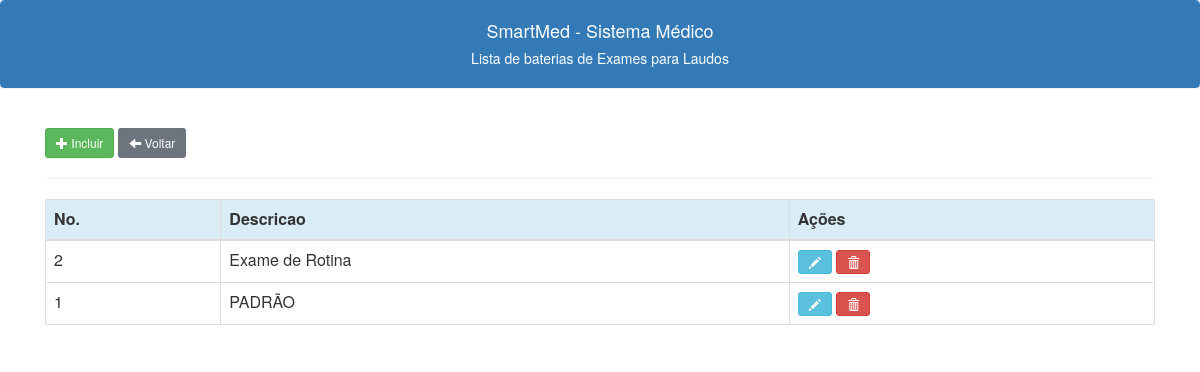
Page /cadastros/itenslaudos/baterias_lista.php on the committed database.
### tables this page shows
CREATE TABLE IF NOT EXISTS `bateria` (
  `id` int NOT NULL AUTO_INCREMENT,
  `descricao` varchar(200) NOT NULL DEFAULT '',
  `exames` blob,
  PRIMARY KEY (`id`)
);

### cadastros/itenslaudos/baterias_lista.php (the view, shortened to what this page needs)
<?php
include("../../conexao.php");
include("../../links.php");
?>
<!doctype html>
<html lang="en">
<head>
</head>
<body>
<body>
    <div class="panel panel-primary class">
        <div class="panel-heading text-center">
            <h4>SmartMed - Sistema Médico</h4>
            <h5>Lista de baterias de Exames para Laudos<h5>
        </div>
    </div>
    <br>
    <div class="container -my5">
        <a class="btn btn-success btn-sm" href="/smedweb/cadastros/itenslaudos/baterias_novo.php"><span class="glyphicon glyphicon-plus"></span> Incluir</a>
        <a class="btn btn-secondary btn-sm" href="/smedweb/cadastros/itenslaudos/itenslaudos_lista.php"><span class="glyphicon glyphicon-arrow-left"></span> Voltar</a>
        <hr>
        <table class="table display table-bordered tabexames">
            <thead class="thead">
                <tr class="info">
                    <th scope="col">No.</th>
                    <th scope="col">Descricao</th>
                    <th scope="col">Ações</th>
                </tr>
            </thead>
            <tbody>
                <?php
                $c_sql = "SELECT bateria.id, bateria.descricao FROM bateria ORDER BY bateria.descricao";
                $result = $conection->query($c_sql);
                while ($c_linha = $result->fetch_assoc()) {
                    echo "
                    <tr>
                    <td>$c_linha[id]</td>
                    <td>$c_linha[descricao]</td>
                    <td>
                    <a class='btn btn-info btn-sm' title='Editar Exame ' href='/smedweb/cadastros/itenslaudos/baterias_editar.php?id=$c_linha[id]'><span class='glyphicon glyphicon-pencil'></span></a>
                    <a class='btn btn-danger btn-sm' title='Excluir Exame' href='javascript:func()'onclick='confirmacao($c_linha[id])'><span class='glyphicon glyphicon-trash'></span></a>
                    </td>
                    </tr>
                    ";
                }
                ?>
            </tbody>
        </table>
    </div>
</body>
</html>

### rows in the picture
bateria: id "2", descricao "Exame de Rotina"
bateria: id "1", descricao "PADRÃO"
